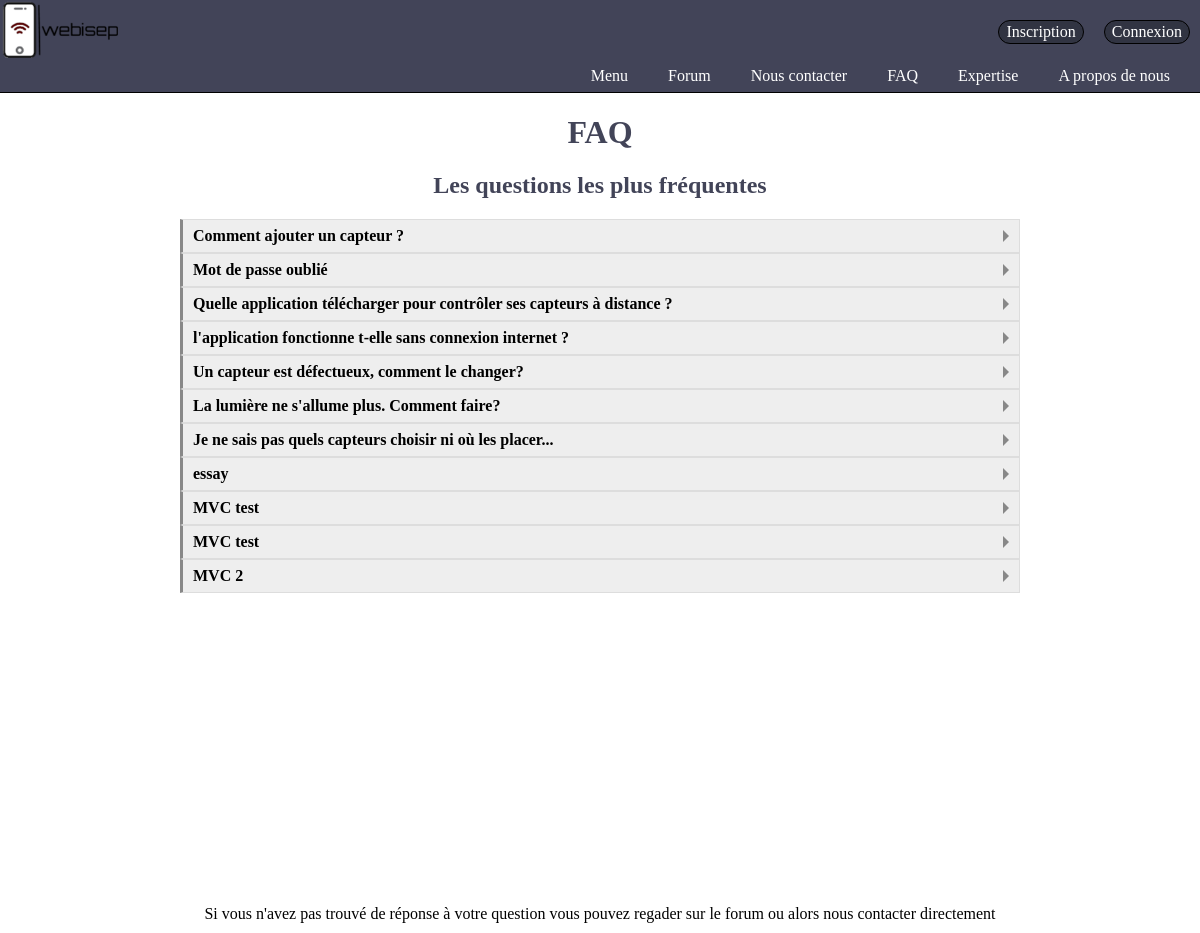
Page /index.php?action=FAQ on the committed database.
### tables this page shows
CREATE TABLE IF NOT EXISTS `post` (
  `ID` int(20) NOT NULL AUTO_INCREMENT,
  `Question` longtext NOT NULL,
  `Reponse` longtext NOT NULL,
  `Date_publication` date DEFAULT NULL,
  PRIMARY KEY (`ID`)
);

### controllers/controller.php (called while the page is built, shortened)
<?php
include "models/model.php";
function FAQ(){
	$reqFAQ=affichFAQ();
	include 'views/FAQ.php';
}
?>

### models/model.php (called while the page is built, shortened)
<?php
function affichFAQ(){
     $bdd=bdd();
	$reqFAQ = $bdd->prepare('SELECT * FROM post');
	$reqFAQ->execute(array());
	return $reqFAQ;
}
?>

### views/FAQ.php (the view, shortened to what this page needs)
<?php include("General.php")?>
<html>
<head>
    <link rel="stylesheet" href="design/FAQ.css" />
</head>
<body>
<h1>FAQ</h1>
<h2>Les questions les plus fréquentes</h2>
<div class="faq">
<?php
    while($post = $reqFAQ->fetch()){
       ?>
    <section class="question">
        <label for="<?= $post['ID'] ?>">
            <?php echo $post['Question'];?>
        </label>
    </section>
    <?php } ?>
</div>
</div><br><br>
<footer>Si vous n'avez pas trouvé de réponse à votre question vous pouvez regader sur le forum  ou alors nous contacter directement</footer>
</body>
</html>

### design/FAQ.css (style rules this page uses)
h1, h2 { text-align: center; color: #424458; }
.question label { margin-left: 15%; margin-right: 15%; background: #eee; display: block; position: relative; padding: 7px 10px; font-weight: bold; border: 1px solid #ddd; border-left: 3px solid #888; }
.question label::before { content: ''; position: absolute; right: 4px; top: 50%; margin-top: -6px; border: 6px solid transparent; border-left-color: inherit; }
footer { margin-bottom: 10px; margin-top: 23%; text-align: center; }

### rows in the picture
post: Question "Comment ajouter un capteur ?"
post: Question "Mot de passe oublié"
post: Question "Quelle application télécharger pour contrôler ses capteurs à distance ?"
post: Question "l'application fonctionne t-elle sans connexion internet ?"
post: Question "Un capteur est défectueux, comment le changer?"
post: Question "La lumière ne s'allume plus. Comment faire?"
post: Question "Je ne sais pas quels capteurs choisir ni où les placer..."
post: Question "essay"
post: Question "MVC test"
post: Question "MVC test"
post: Question "MVC 2"
